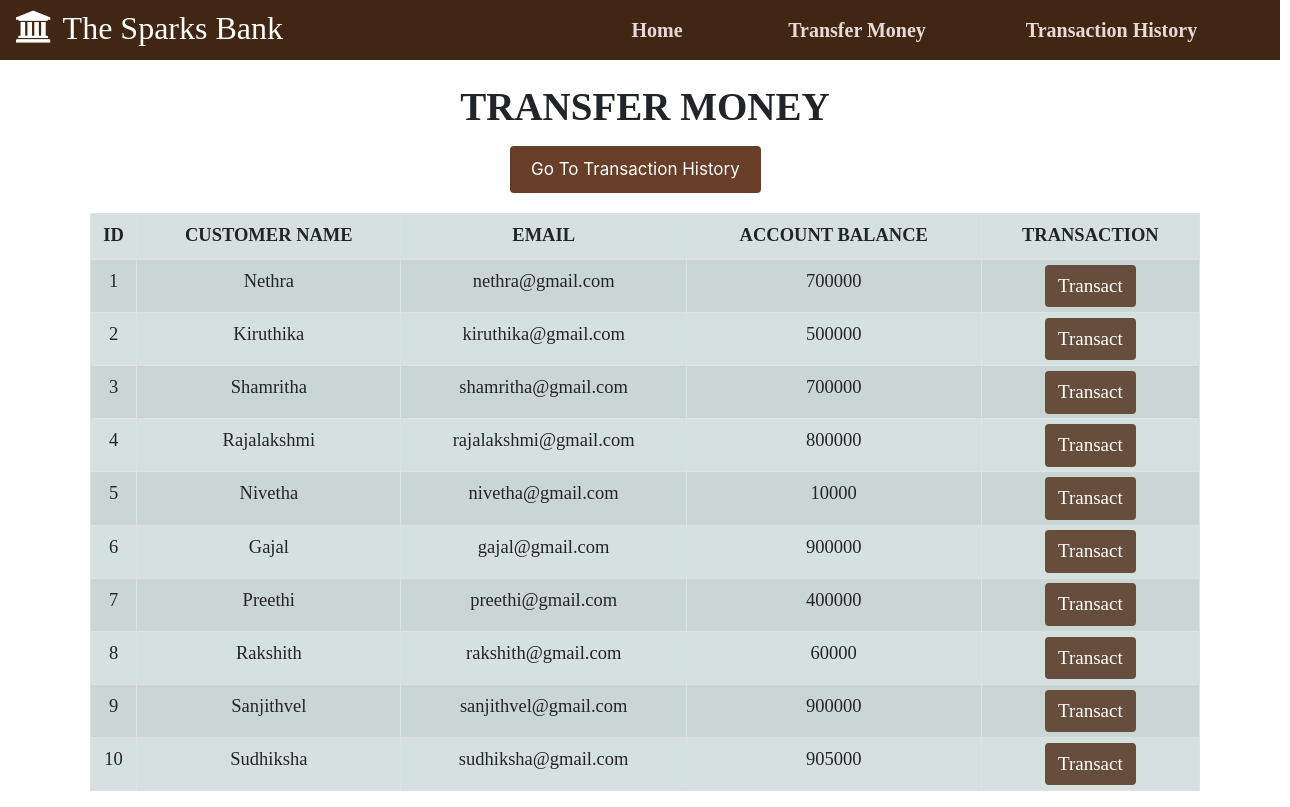
The app's page /transfermoney.php with its own data.
### tables this page shows
CREATE TABLE `users` (
  `id` int(3) NOT NULL,
  `name` text NOT NULL,
  `email` varchar(30) NOT NULL,
  `balance` int(8) NOT NULL
);

### transfermoney.php (the view, shortened to what this page needs)
<!DOCTYPE html>
<html lang="en">
<head>
    <link rel="stylesheet" href="https://maxcdn.bootstrapcdn.com/bootstrap/4.0.0/css/bootstrap.min.css">
    <link rel="stylesheet" type="text/css" href="css/navbar.css">
</head>
<body>
<?php
    include 'config.php';
    $sql = "SELECT * FROM users";
    $result = mysqli_query($conn,$sql);
?>
<?php
  include 'navbar.php';
?>
<div class="container">
        <h2 class="text-center pt-4" style="font-family: serif;font-size:39px;"><b>TRANSFER MONEY</b></h2>
        <button onclick="location.href='transactionhistory.php'" type="button" class="btn" id="button1">Go To Transaction History</button>
        <br>
            <div class="row">
                <div class="col">
                    <div class="table-responsive-sm">
                    <table class="table table-hover table-sm table-striped table-condensed table-bordered" style="font-family:serif;font-size:18.5px;">
                        <thead>
                            <tr>
                            <th class="text-center py-2">ID</th>
                            <th class="text-center py-2">CUSTOMER NAME</th>
                            <th class="text-center py-2">EMAIL</th>
                            <th class="text-center py-2">ACCOUNT BALANCE</th>
                            <th class="text-center py-2">TRANSACTION</th>
                            </tr>
                        </thead>
                        <tbody>
                <?php
                    while($rows=mysqli_fetch_assoc($result)){
                ?>
                    <tr>
                        <td class="py-2"><?php echo $rows['id'] ?></td>
                        <td class="py-2"><?php echo $rows['name']?></td>
                        <td class="py-2"><?php echo $rows['email']?></td>
                        <td class="py-2"><?php echo $rows['balance']?></td>
                        <td><a href="selecteduserdetail.php?id= <?php echo $rows['id'] ;?>"> <button type="button" class="btn" style="font-size:19px;">Transact</button></a></td>
                    </tr>
                <?php
                    }
                ?>
                        </tbody>
                    </table>
                    </div>
                </div>
            </div>
         </div>
</body>
</html>

### navbar.php
<link rel="stylesheet" href="https://cdnjs.cloudflare.com/ajax/libs/font-awesome/4.7.0/css/font-awesome.min.css">
<link rel="stylesheet" href="navbar.css">
<div class="navbar">
       <i class="fa fa-university icon fa-2x" style="height:43px;color:white;"></i>
       <h2 style="color:white;padding-left:10px;font-family: serif;">The Sparks Bank</h2>
    <ul class="cul ml-auto">
        <li class="cli" style="padding-left:109px;font-size: 20px;">
            <a class="text" href="index.php">Home</a>
        </li>
        <li>
            <a class="text" href="transfermoney.php">Transfer Money</a>
        </li>
        <li>
            <a class="text" href="transactionhistory.php">Transaction History</a>
        </li>
    </ul>
  </div>

### navbar.css (style rules this page uses)
ul { position: relative; top:40px; list-style-type: none; }
ul li a { text-decoration: none; color:rgb(230, 218, 218); display: block; font-weight: bold; font-family: serif; font-size: 20px; }
ul li { width: 250px; text-align: center; display: inline-block; }
.navbar { height: 60px; width:1280px; position:relative; overflow: hidden; top:0px; z-index: 10; background-color:rgb(65, 39, 19); }
.text { position: relative; margin-right: 15px; top:-35px; padding-top: 2px; right: 20px; }

### transfermoney.php (style rules this page uses)
button { background-color:#674d3c; color:white; }
.table { background-color:#d5e1df; text-align: center; }
#button1 { padding:10px; margin-left:420px; margin-top:7px; margin-bottom:20px; padding-right:20px; padding-left:20px; font-size:17px; background-color:rgb(105, 62, 40); color:white; }

### records on screen
users: id "1", name "Nethra", email "nethra@gmail.com", balance "700000"
users: id "2", name "Kiruthika", email "kiruthika@gmail.com", balance "500000"
users: id "3", name "Shamritha", email "shamritha@gmail.com", balance "700000"
users: id "4", name "Rajalakshmi", email "rajalakshmi@gmail.com", balance "800000"
users: id "5", name "Nivetha", email "nivetha@gmail.com", balance "10000"
users: id "6", name "Gajal", email "gajal@gmail.com", balance "900000"
users: id "7", name "Preethi", email "preethi@gmail.com", balance "400000"
users: id "8", name "Rakshith", email "rakshith@gmail.com", balance "60000"
users: id "9", name "Sanjithvel", email "sanjithvel@gmail.com", balance "900000"
users: id "10", name "Sudhiksha", email "sudhiksha@gmail.com", balance "905000"
